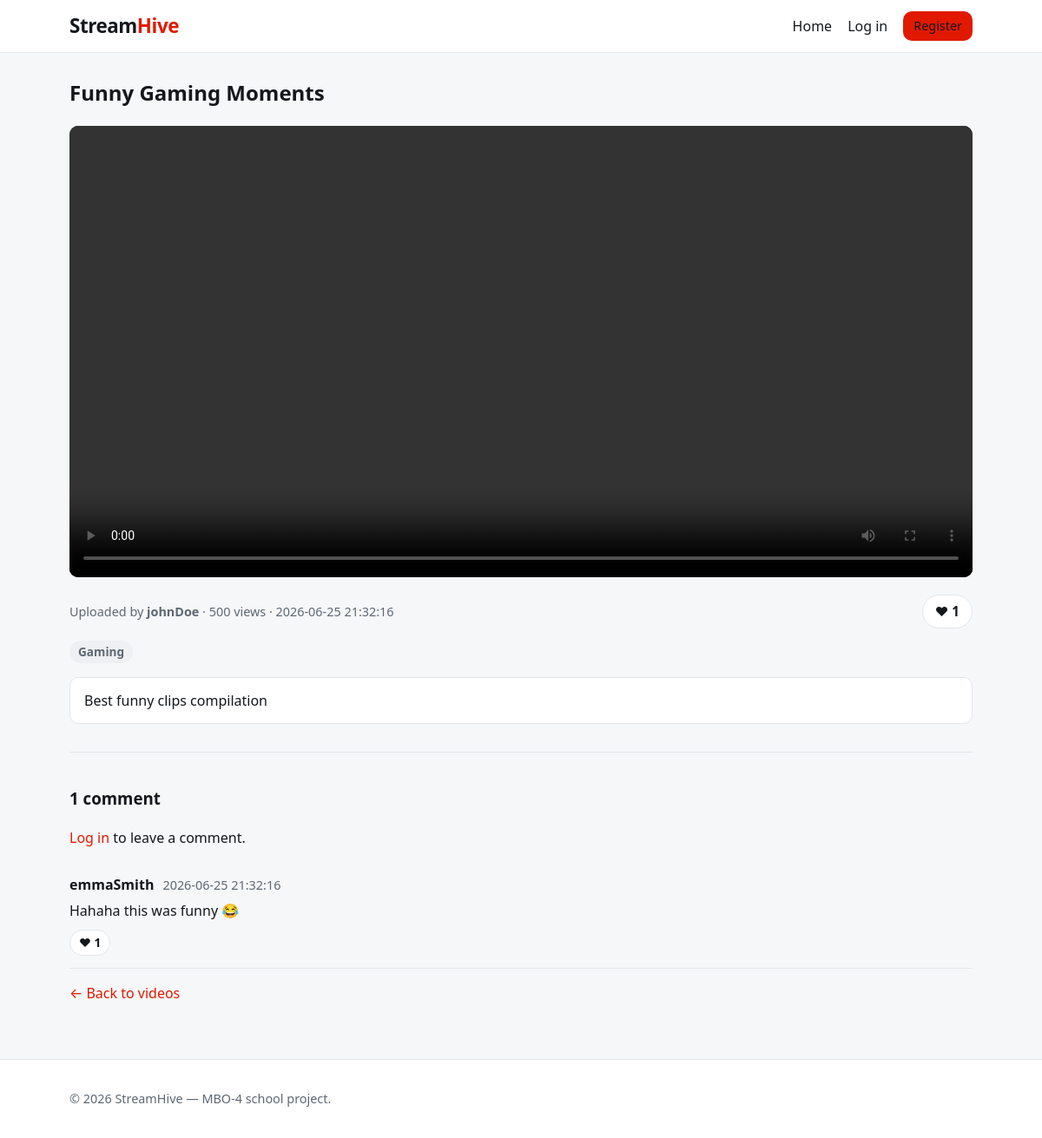
Screenshot of /videos/show?id=5 with the database file from the repository.
### tables this page shows
CREATE TABLE videos (
    id INT AUTO_INCREMENT PRIMARY KEY,
    user_id INT NOT NULL,
    title VARCHAR(255) NOT NULL,
    description TEXT,
    filename VARCHAR(255) NOT NULL,
    views INT DEFAULT 0,
    created_at DATETIME DEFAULT CURRENT_TIMESTAMP,

    FOREIGN KEY (user_id)
    REFERENCES users(id)
    ON DELETE CASCADE
);

CREATE TABLE users (
    id INT AUTO_INCREMENT PRIMARY KEY,
    email VARCHAR(50) NOT NULL UNIQUE,
    password VARCHAR(255) NOT NULL,
    role VARCHAR(50),
    created_at DATETIME DEFAULT CURRENT_TIMESTAMP,
    username VARCHAR(50)
);

CREATE TABLE categories (
    id INT AUTO_INCREMENT PRIMARY KEY,
    name VARCHAR(50) NOT NULL
);

CREATE TABLE comments (
    id INT AUTO_INCREMENT PRIMARY KEY,
    user_id INT NOT NULL,
    video_id INT NOT NULL,
    content TEXT NOT NULL,
    created_at DATETIME DEFAULT CURRENT_TIMESTAMP,

    FOREIGN KEY (user_id)
    REFERENCES users(id)
    ON DELETE CASCADE,

    FOREIGN KEY (video_id)
    REFERENCES videos(id)
    ON DELETE CASCADE
);

### views/videos/show.php (the view, shortened to what the rows shown need)
<section class="video-detail">
    <h2><?= htmlspecialchars($video['title']) ?></h2>
    <video class="player" controls
           src="/uploads/<?= htmlspecialchars($video['filename']) ?>">
    </video>
    <div class="video-bar">
        <p class="meta">
            Uploaded by <strong><?= htmlspecialchars($video['uploader']) ?></strong>
            &middot; <?= (int) $video['views'] ?> views
            &middot; <?= htmlspecialchars($video['created_at']) ?>
        </p>
        <?php if (!empty($currentUser)): ?>
            <form method="post" action="/likes/video" class="like-form">
                <input type="hidden" name="video_id" value="<?= (int) $video['id'] ?>">
                <button type="submit" class="like-button<?= $videoLike['liked'] ? ' liked' : '' ?>">
                    <?= $videoLike['liked'] ? '&hearts;' : '&#9825;' ?>
                    Like &middot; <?= (int) $videoLike['count'] ?>
                </button>
            </form>
        <?php else: ?>
            <span class="like-button static">&hearts; <?= (int) $videoLike['count'] ?></span>
        <?php endif; ?>
    </div>
    <?php if (!empty($categories)): ?>
        <p class="category-tags">
            <?php foreach ($categories as $category): ?>
                <a class="tag" href="/?category=<?= (int) $category['id'] ?>">
                    <?= htmlspecialchars($category['name']) ?>
                </a>
            <?php endforeach; ?>
        </p>
    <?php endif; ?>
    <?php if (!empty($video['description'])): ?>
        <p class="description"><?= nl2br(htmlspecialchars($video['description'])) ?></p>
    <?php endif; ?>
    <section class="comments">
        <h3><?= count($comments) ?> comment<?= count($comments) === 1 ? '' : 's' ?></h3>
        <?php if (!empty($currentUser)): ?>
            <form method="post" action="/comments/store" class="comment-form">
                <input type="hidden" name="video_id" value="<?= (int) $video['id'] ?>">
                <textarea name="content" rows="3" maxlength="2000"
                          placeholder="Add a comment&hellip;" required></textarea>
                <button type="submit">Post comment</button>
            </form>
        <?php else: ?>
            <p><a href="/login">Log in</a> to leave a comment.</p>
        <?php endif; ?>
        <ul class="comment-list">
            <?php foreach ($comments as $comment): ?>
                <?php
                $commentLiked = (int) $comment['liked_by_me'] > 0;
                ?>
                <li class="comment">
                    <div class="comment-head">
                        <strong><?= htmlspecialchars($comment['author']) ?></strong>
                        <span class="meta"><?= htmlspecialchars($comment['created_at']) ?></span>
                    </div>
                    <p class="comment-body"><?= nl2br(htmlspecialchars($comment['content'])) ?></p>
                    <div class="comment-actions">
                        <?php if (!empty($currentUser)): ?>
                            <form method="post" action="/likes/comment" class="like-form">
                                <input type="hidden" name="comment_id" value="<?= (int) $comment['id'] ?>">
                                <input type="hidden" name="video_id" value="<?= (int) $video['id'] ?>">
                                <button type="submit" class="like-button small<?= $commentLiked ? ' liked' : '' ?>">
                                    <?= $commentLiked ? '&hearts;' : '&#9825;' ?>
                                    <?= (int) $comment['like_count'] ?>
                                </button>
                            </form>
                        <?php else: ?>
                            <span class="like-button small static">&hearts; <?= (int) $comment['like_count'] ?></span>
                        <?php endif; ?>
                    </div>
                </li>
            <?php endforeach; ?>
        </ul>
    </section>
    <p><a href="/">&larr; Back to videos</a></p>
</section>

### core/Router.php (shortened to what the rows shown need)
<?php
class Router
{
    private array $routes = [];
    public function add(string $method, string $path, callable|array $handler): void
    {
        $this->routes[] = [
            'method'  => strtoupper($method),
            'path'    => $path,
            'handler' => $handler,
        ];
    }
    public function dispatch(string $method, string $uri): void
    {
        $method = strtoupper($method);
        $path = $this->normalisePath($uri);
        foreach ($this->routes as $route)
        {
            if ($route['method'] === $method && $route['path'] === $path)
            {
                $this->invoke($route['handler']);
                return;
            }
        }
    }
    private function normalisePath(string $uri): string
    {
        $path = parse_url($uri, PHP_URL_PATH);
        $path = rtrim($path, '/');
        return $path === '' ? '/' : $path;
    }
    private function invoke(callable|array $handler): void
    {
        if (is_array($handler))
        {
            [$class, $method] = $handler;
            $controller = new $class();
            $controller->$method();
            return;
        }
    }
}

### views/partials/header.php (shortened to what the rows shown need)
<!DOCTYPE html>
<html lang="en">
<head>
    <link rel="stylesheet" href="/css/style.css">
</head>
<body>
    <header class="site-header">
        <div class="container header-inner">
            <a class="brand" href="/">Stream<span>Hive</span></a>
            <nav class="nav">
                <a href="/">Home</a>
                <?php if (!empty($currentUser)): ?>
                    <a href="/videos/upload">Upload</a>
                    <span class="nav-user">Hi, <?= htmlspecialchars($currentUser['username']) ?></span>
                    <a class="button small" href="/logout">Log out</a>
                <?php else: ?>
                    <a href="/login">Log in</a>
                    <a class="button small" href="/register">Register</a>
                <?php endif; ?>
            </nav>
        </div>
    </header>
    <main class="container">

### views/partials/footer.php
    </main>
    <footer class="site-footer">
        <div class="container">
            <p>&copy; <?= date('Y') ?> StreamHive &mdash; MBO-4 school project.</p>
        </div>
    </footer>
</body>
</html>

### rows the page displays
videos: title "Funny Gaming Moments", user.username "johnDoe", views "500", created_at "2026-06-25 21:32:16", description "Best funny clips compilation"
categories: name "Gaming"
comments: user.username "emmaSmith", created_at "2026-06-25 21:32:16", content "Hahaha this was funny 😂", like_count "1"
